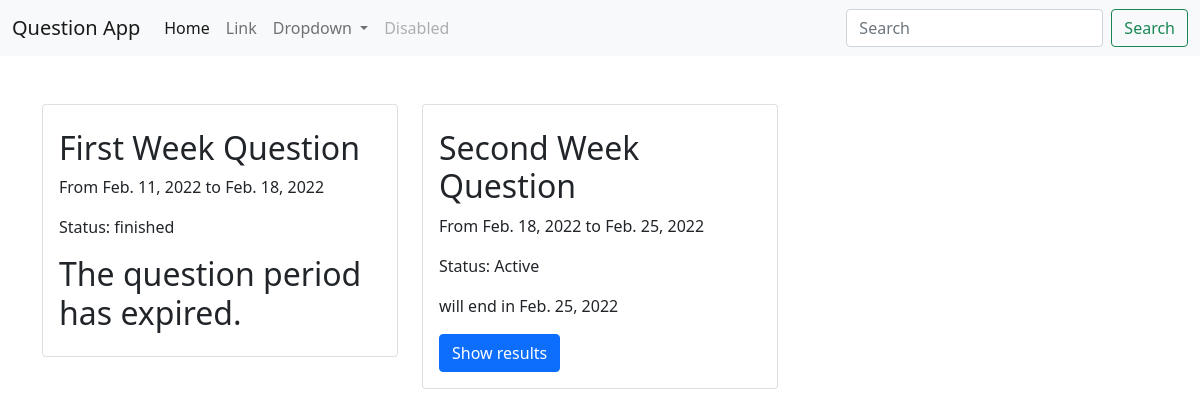
The app's page /administration/ (signed in) with its own data.
### main/models.py (models this page shows)
class Quiz(models.Model):
    name = models.CharField(max_length=255)
    created_at = models.DateTimeField(auto_now_add=True)
    date_start = models.DateField()
    date_end = models.DateField()

### main/views.py (the view)
def administration(request):
    quizs = Quiz.objects.all()
    context = {
    'quizs':quizs,
    }
    return render(request, 'admincomp/administration.html',context)

### main/today_context_processor.py (called while the page is built)
def get_date_today(request):
    today = datetime.today()
    return {'today':today}

### templates/admincomp/administration.html (shortened to what this page needs)
{% extends 'main/base.html'%}
{% block body %}
{% if request.user.is_superuser %}
<div class="row">
    {% for quiz in quizs %}
        <div class="col-4">
            <div class="card mt-5">
                <div class="card-body">
                    <h5 class="card-title"> <h2>{{quiz.name}}</h2></h5>
                    <p>From {{quiz.date_start}} to {{quiz.date_end}}</p>
                    {% if quiz.date_end >= today.date %}
                        <p>Status: Active</p>
                        <p>will end in {{quiz.date_end}}</p>
                        <a href="{% url 'main:administration_quiz' quiz.id %}" class="btn btn-primary">Show results</a>
                    {% else %}
                        <p>Status: finished</p>
                        <h2>The question period has expired.</h2>
                    {% endif %}
                </div>
            </div>
        </div>
    {% endfor %}
    </div>
{% endif %}
{% endblock body %}

### records on screen
Quiz: name "First Week Question", date_start "Feb. 11, 2022", date_end "Feb. 18, 2022", shows "Status: finished"
Quiz: name "Second Week Question", date_start "Feb. 18, 2022", date_end "Feb. 25, 2022"
